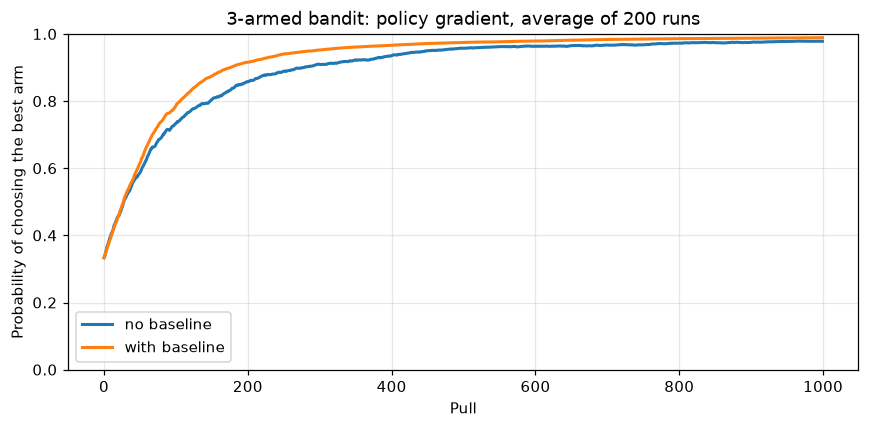

Write Python code to recreate this figure.
"""
Policy gradient on a 3-armed bandit: watch the PROBABILITIES move.

No states, no network: the policy is just 3 numbers (preferences, "logits")
turned into probabilities by softmax. The true average payouts are
    arm 0: 1.0     arm 1: 2.0     arm 2: 1.5     (each pull: that average + noise)

Part 1: one update by hand, with and without a baseline.
Part 2: 1,000 pulls, REINFORCE with and without a baseline, 200 runs averaged.

Run:  python bandit_pg.py            (a few seconds)
      python bandit_pg.py --no-show
"""
import argparse
import sys

import matplotlib.pyplot as plt
import numpy as np

sys.stdout.reconfigure(encoding="utf-8")

TRUE_MEANS = np.array([1.0, 2.0, 1.5])


def softmax(h):
    e = np.exp(h - h.max())               # subtract the max: same answer, no overflow
    return e / e.sum()


def part1():
    print("=" * 66)
    print("PART 1 · One update by hand (α = 0.1)")
    print("=" * 66)
    h = np.array([0.0, 0.0, 0.0])
    p = softmax(h)
    print(f"  preferences h = {h}  →  probabilities π = {np.round(p, 3)}")
    a, r = 1, 3.0
    print(f"  rolled the dice: picked arm {a}, got reward r = {r}")
    print("  gradient of log π(a): (1 − π_a) for the chosen arm, −π_b for the others")
    grad = -p.copy()
    grad[a] += 1
    print(f"  ∇log π(arm {a}) = {np.round(grad, 3)}")
    for name, b in [("no baseline", 0.0), ("baseline b = 2.5", 2.5), ("baseline b = 3.5", 3.5)]:
        h2 = h + 0.1 * (r - b) * grad
        print(f"  {name:<18} step = 0.1 × ({r} − {b}) × ∇  → h = {np.round(h2, 3)}  "
              f"→ π = {np.round(softmax(h2), 3)}")


def run(baseline, steps, rng, alpha=0.1):
    h = np.zeros(3)
    avg_r = 0.0
    p_best = np.zeros(steps)
    rewards = np.zeros(steps)
    for t in range(steps):
        p = softmax(h)
        a = rng.choice(3, p=p)                       # roll the AGENT's dice
        r = TRUE_MEANS[a] + rng.normal()
        b = avg_r if baseline else 0.0
        grad = -p
        grad[a] += 1
        h += alpha * (r - b) * grad                  # REINFORCE (one-step game)
        avg_r += (r - avg_r) / (t + 1)               # running average reward = the baseline
        p_best[t] = p[1]
        rewards[t] = r
    return p_best, rewards, softmax(h)


def part2(no_show):
    print("\n" + "=" * 66)
    print("PART 2 · 1,000 pulls, 200 runs averaged (α = 0.1)")
    print("=" * 66)
    steps, runs = 1000, 200
    curves = {}
    for name, base in [("no baseline", False), ("with baseline", True)]:
        rng = np.random.default_rng(0)
        P, R, finals = [], [], []
        for _ in range(runs):
            pb, rw, fp = run(base, steps, rng)
            P.append(pb)
            R.append(rw)
            finals.append(fp)
        P, R, finals = np.array(P), np.array(R), np.array(finals)
        curves[name] = P.mean(axis=0)
        print(f"  {name:<14} P(best arm) after 100 pulls {P[:, 99].mean():.3f}, after 1000 {P[:, -1].mean():.3f}"
              f"   avg reward {R.mean():.3f}   runs that ended preferring a wrong arm: "
              f"{int((finals.argmax(axis=1) != 1).sum())} of {runs}")
    fig, ax = plt.subplots(figsize=(8, 4))
    for name, c in curves.items():
        ax.plot(c, lw=2, label=name)
    ax.set_xlabel("Pull")
    ax.set_ylabel("Probability of choosing the best arm")
    ax.set_title("3-armed bandit: policy gradient, average of 200 runs")
    ax.set_ylim(0, 1)
    ax.grid(alpha=0.3)
    ax.legend()
    fig.tight_layout()
    fig.savefig("bandit_pg.png", dpi=110, bbox_inches="tight")
    print("\nChart saved to bandit_pg.png")
    if not no_show:
        plt.show()


if __name__ == "__main__":
    parser = argparse.ArgumentParser()
    parser.add_argument("--no-show", action="store_true")
    args = parser.parse_args()
    part1()
    part2(args.no_show)
